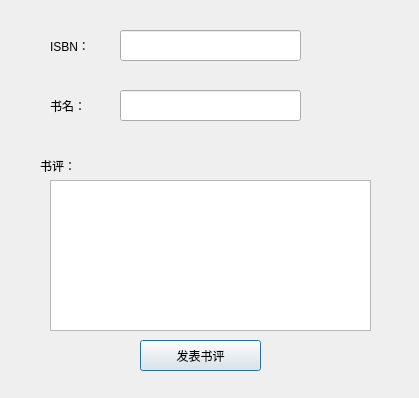
<?xml version="1.0" encoding="UTF-8"?>
<ui version="4.0">
 <class>RA_BookReview</class>
 <widget class="QDialog" name="RA_BookReview">
  <property name="geometry">
   <rect>
    <x>0</x>
    <y>0</y>
    <width>419</width>
    <height>398</height>
   </rect>
  </property>
  <property name="windowTitle">
   <string>Dialog</string>
  </property>
  <widget class="QWidget" name="gridLayoutWidget">
   <property name="geometry">
    <rect>
     <x>50</x>
     <y>30</y>
     <width>61</width>
     <height>31</height>
    </rect>
   </property>
   <layout class="QGridLayout" name="gridLayout">
    <item row="0" column="0">
     <widget class="QLabel" name="label">
      <property name="text">
       <string>ISBN：</string>
      </property>
     </widget>
    </item>
   </layout>
  </widget>
  <widget class="QWidget" name="gridLayoutWidget_2">
   <property name="geometry">
    <rect>
     <x>50</x>
     <y>90</y>
     <width>61</width>
     <height>31</height>
    </rect>
   </property>
   <layout class="QGridLayout" name="gridLayout_2">
    <item row="0" column="0">
     <widget class="QLabel" name="label_2">
      <property name="text">
       <string>书名：</string>
      </property>
     </widget>
    </item>
   </layout>
  </widget>
  <widget class="QWidget" name="gridLayoutWidget_3">
   <property name="geometry">
    <rect>
     <x>40</x>
     <y>150</y>
     <width>71</width>
     <height>31</height>
    </rect>
   </property>
   <layout class="QGridLayout" name="gridLayout_3">
    <item row="0" column="0">
     <widget class="QLabel" name="label_3">
      <property name="text">
       <string>书评：</string>
      </property>
     </widget>
    </item>
   </layout>
  </widget>
  <widget class="QLineEdit" name="lineEdit">
   <property name="geometry">
    <rect>
     <x>120</x>
     <y>30</y>
     <width>181</width>
     <height>31</height>
    </rect>
   </property>
  </widget>
  <widget class="QLineEdit" name="lineEdit_2">
   <property name="geometry">
    <rect>
     <x>120</x>
     <y>90</y>
     <width>181</width>
     <height>31</height>
    </rect>
   </property>
  </widget>
  <widget class="QPushButton" name="pushButton">
   <property name="geometry">
    <rect>
     <x>140</x>
     <y>340</y>
     <width>121</width>
     <height>31</height>
    </rect>
   </property>
   <property name="text">
    <string>发表书评</string>
   </property>
  </widget>
  <widget class="QTextEdit" name="textEdit">
   <property name="geometry">
    <rect>
     <x>50</x>
     <y>180</y>
     <width>321</width>
     <height>151</height>
    </rect>
   </property>
  </widget>
 </widget>
 <resources/>
 <connections/>
</ui>
